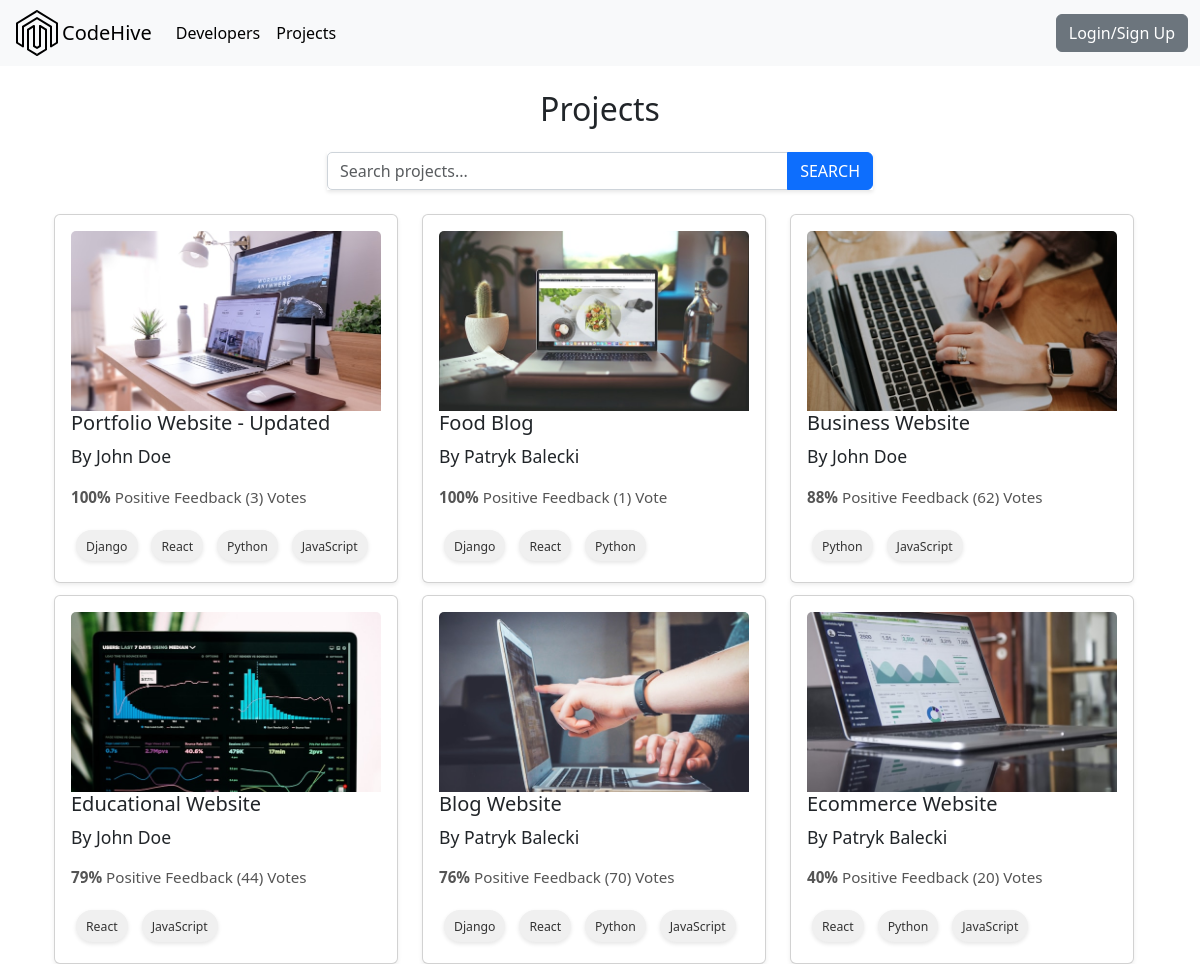
The page /projects/ on the database as committed earlier.
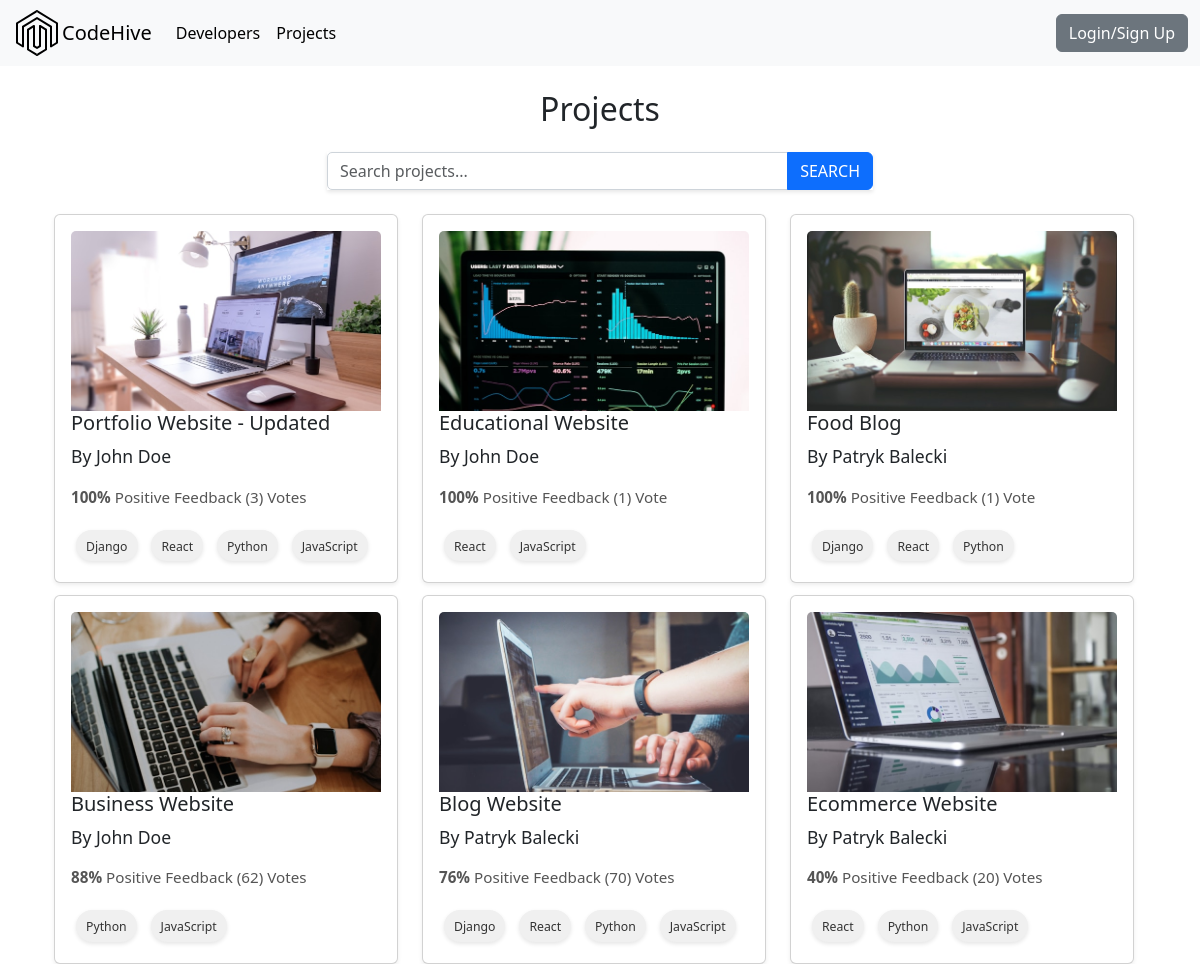
The same page on the database as committed later.
### projects/models.py (models this page shows, shortened)
class Project(models.Model):
    owner = models.ForeignKey(Profile, null=True, blank=True, on_delete=models.CASCADE)
    title = models.CharField(max_length=200)
    description = models.TextField(null=True, blank=True)
    featured_image = models.ImageField(null=True, blank=True, default="default.jpg")
    demo_link = models.CharField(max_length=2000, null=True, blank=True)
    source_link = models.CharField(max_length=2000, null=True, blank=True)
    tags = models.ManyToManyField('Tag', blank=True)
    vote_total = models.IntegerField(default=0, null=True, blank=True)
    vote_ratio = models.IntegerField(default=0, null=True, blank=True)
    created = models.DateTimeField(auto_now_add=True)
    id = models.UUIDField(default=uuid.uuid4, unique=True, primary_key=True, editable=False)
    class Meta:
        ordering = ['-vote_ratio', '-vote_total', 'title']

class Tag(models.Model):
    name = models.CharField(max_length=200)
    created = models.DateTimeField(auto_now_add=True)
    id = models.UUIDField(default=uuid.uuid4, unique=True, primary_key=True, editable=False)
    def __str__(self):
        return self.name

### users/models.py (models this page shows, shortened)
class Profile(models.Model):
    user = models.OneToOneField(User, on_delete=models.CASCADE, null=True, blank=True)
    name = models.CharField(max_length=200, blank=True, null=True)
    email = models.EmailField(max_length=500, blank=True, null=True)
    username = models.CharField(max_length=200, blank=True, null=True)
    location = models.CharField(max_length=200, blank=True, null=True, default="Earth")
    short_intro = models.CharField(max_length=200, blank=True, null=True, default="This is a default bio. User has not added a bio yet.")
    bio = models.TextField(blank=True, null=True)
    profile_image = models.ImageField(null=True, blank=True, upload_to='profiles/', default="profiles/user-default.jpg")
    social_github = models.CharField(max_length=200, blank=True, null=True)
    social_twitter = models.CharField(max_length=200, blank=True, null=True)
    social_linkedin = models.CharField(max_length=200, blank=True, null=True)
    social_youtube = models.CharField(max_length=200, blank=True, null=True)
    social_website = models.CharField(max_length=200, blank=True, null=True)
    created = models.DateTimeField(auto_now_add=True)
    id = models.UUIDField(default=uuid.uuid4, unique=True, primary_key=True, editable=False)

### projects/views.py (the view)
# urls.py: path('projects/', include('projects.urls')),
def projects(request):
    projects = Project.objects.all()
    context = {'projects': projects}
    return render(request, 'projects/projects.html', context)

### projects/templates/projects/projects.html (shortened to what this page needs)
{% extends 'main.html'%}
{% block content %}
<div class="container mt-4 ">
    <h2 class="mb-4 text-center">Projects</h2>
    <div class="row justify-content-center mb-4">
        <div class="col-md-6">
            <form method="GET" action="{% url 'projects' %}">
                <div class="input-group">
                    <input type="text" name="search" class="form-control" placeholder="Search projects..." value="{{ request.GET.search|default:'' }}">
                    <button class="btn btn-primary" type="submit">Search</button>
                </div>
            </form>
        </div>
    </div>
<div class="container mt-4">
    <div class="card-container">
        {% for project in projects %}
        <div class="card-item">
            <a href="{% url 'project' project.id %}" class="text-decoration-none text-dark">
            <div class="card shadow-sm h-100">
                <div class="card-body">
                    <img src="{{ project.featured_image.url }}" class="card-img-top" alt="">
                    <h5 class="card-title">{{ project.title }}</h5>
                    <p><a class="project_author text-decoration-none text-dark"
                    href="{% url 'user-profile' project.owner.id %}"> By {{project.owner.name}} </p>
                    <div class="card-text">
                        <span class="project-rating">
                        <span style="font-weight: bold;">{{ project.vote_ratio }}%</span>
                         Positive Feedback ({{ project.vote_total }}) Vote{{project.vote_total|pluralize:"s"}}
                        <div class="project-tags">
                            {% for tag in project.tags.all %}
                            <span class="tag">
                                <small>{{tag}}</small>
                            </span>
                            {% endfor %}
                        </div>
                    </div>
                </div>
            </div>
        </div>
        {% endfor %}
    </div>
</div>
{% endblock content %}

Rows that differ between the two databases and show on the page:
changed Project "Educational Website": vote_ratio "79" → "100"; vote_total "44" → "1"; moves up the list
